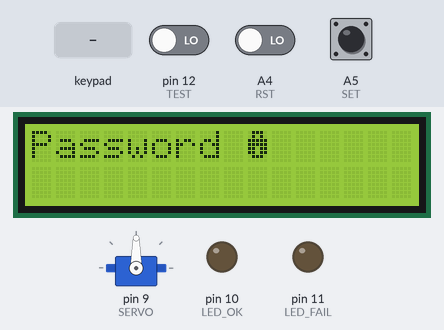
A sketch run on a simulated Arduino Uno, built with avr-gcc and run on an emulated ATmega328P. Parts: servo, 16×2 character LCD, output pins drawn as LEDs (lit = HIGH). Inputs (shaded band) come from the test bench; at power-on: A4 (RST) LOW, A5 (SET) LOW, pin 12 (TEST) LOW.

Above: at 1.2 s.
1.3 s: keypad keys 2 C 2 0 2 1 # pressed 0.4 s apart
At 4.4 s:
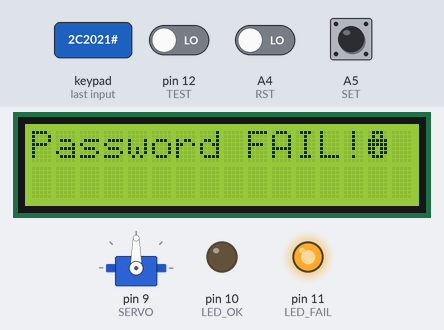
5.6 s: A4 (RST) driven HIGH
At 6.7 s:
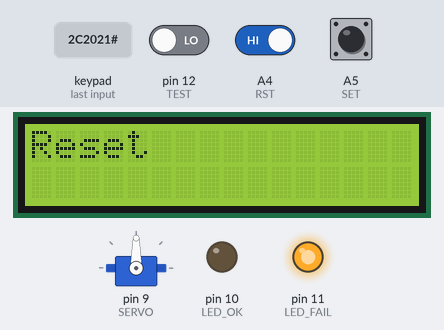
8.6 s: A5 (SET) pulled HIGH for 0.15 s
At 9.0 s:
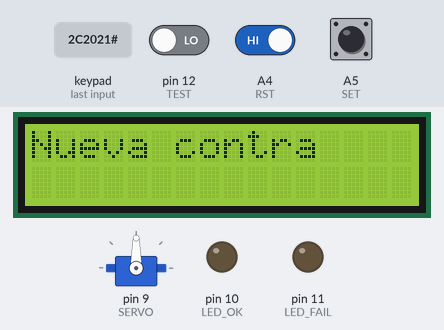
10.2 s: key 'A' pressed
At 11.4 s:
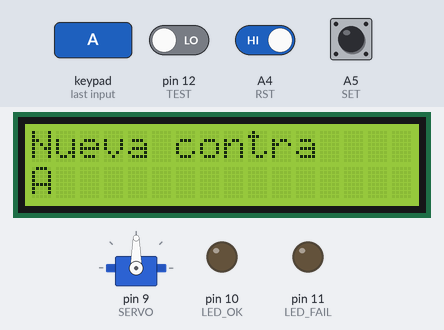
11.7 s: pin 12 (TEST) driven HIGH
At 12.5 s:
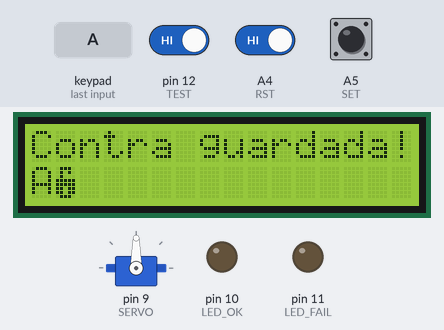
14.2 s: key 'B' pressed
At 15.6 s:
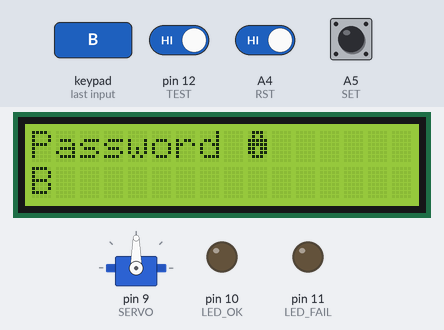
Timing chart, 0 to 16.7 s (numbered marks = the images above; inputs shaded):
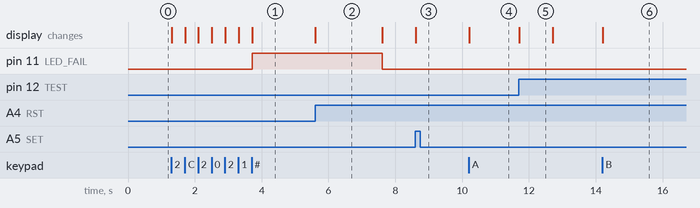

The sketch:

teclado_cerradura.ino
```cpp
/*
TP2 SPD 2022 Cerradura
Campos Alejo, Obregon Alex

Extras:
-Servo para simular pestillo de cerradura
-Tamaño dinamico de contraseña (respetando el maximo)
-Caracteres especiales de LCD
*/

#include <Keypad.h>
#include <LiquidCrystal.h>
#include <Servo.h>

//tamaño del teclado matricial
#define FILAS 4
#define COLUMNAS 4

//cantidad maxima de caracteres de la contraseña
#define MAX_CARACTER 7

//pines de los botones
#define TEST 12
#define RST A4
#define SET A5

//pin del servo y angulos de bloqueo y apertura
#define SERVO 9
#define LOCK_ON 90
#define LOCK_OFF 0

//pines de led
#define LED_OK 10
#define LED_FAIL 11


//***********************SETUP KEYPAD/Botones******************************
//declaracion e inicializacion del teclado matricial
char teclado[FILAS][COLUMNAS] = {
  {'1','2','3','A'},
  {'4','5','6','B'},
  {'7','8','9','C'},
  {'*','0','#','D'}
};

byte columnasPins[COLUMNAS] = {3,2,1,0};
byte filasPins[FILAS] = {7,6,5,4};
Keypad keypad = Keypad( makeKeymap(teclado), filasPins, columnasPins, FILAS, COLUMNAS );

//variables de estado previo de los botones
int botonTESTAntes=0;
int botonRSTAntes=0;
int botonSETAntes=0;

//***********************FIN SETUP KEYPAD******************************

//***********************SETUP LCD******************************
//inicializacion del display LCD
const int rs = 13, en = 8, d4 = A0, d5 = A1, d6 = A2, d7 = A3;
LiquidCrystal lcd(rs, en, d4, d5, d6, d7);

//Caracter especial cerradura cerrada
byte lockOn[8]=
{
  B01110,
    B01010,
    B11111,
    B11111,
    B11011,
    B11011,
    B01110,
    B00000,
};
//Caracter especial cerradura
byte lockOff[8]=
{
  B01110,
    B01010,
    B01000,
    B11111,
    B11111,
    B11011,
    B11011,
    B01110,
};

//***********************FIN SETUP LCD******************************


//***********************SETUP Servo******************************
Servo servoLock;

//***********************FIN SETUP Servo******************************

char contra[MAX_CARACTER + 1]= "2C2021";  //contra inicial
char contraIngresada[MAX_CARACTER + 1];   //contra ingresada por el usuario
int cont = 0;                             //contador de caracteres ingresados

unsigned long prevMillis=0;
bool flagPrincipal=0;
unsigned int duracion;


//paso una string de tamaño tam y lo inicializo en nulo
void initVector(char vec[], int tam);

//Pide al usuario ingresar ingresar una contraseña nueva hasta alcanzar el maximo de caracteres o hasta que se toque el boton de test
void ingresoNuevaContra(char aContra[], int tam);

//Funcion de cambio de contraseña actual por la contraseña pasada como parametro
void asignarContra(char nueva[], char actual[], int tam);

//Imprime si la contraseña ingresada coincide con la contraseña del sistema
void imprimirComparacion(char contraI[], int tam);

//borrado del display
void limpiarPantalla();

//imprime el titulo pasado como parametro junto con un caracter especial de ser requerido
//Y acomoda el cursor para nuevos ingresos
void imprimirTitulo(char *titulo, int cChar);

//Funcion que corrobora si el si pasó el tiempo pasado como parametro en milisegundos
//Si pasó un intervalo mayor o igual a dicho tiempo retorna 1, caso contrario devuelve 0
int intervalo(unsigned long *prev,unsigned int tiempo);

//Funcion que analiza el estado del boton y llama a la funcion de callback correspondiente
void estadoBoton(int *estadoPrevio,int *estadoActual, char* contra, int tam,void(*callback)(char*,int));

//funcion de callback del boton TEST
//Compara la contraseña ingresada e imprime el resultado y prepara el tiempo para intervalo()
//Y levanta la bandera principal
void funcionTEST(char contraI[],int tam);

//funcion de callback del boton RST
//Reinicializa el vector ingresado por el usuario (contra ingresada) y el resetea
//el contador de caracteres a 0
void funcionRST(char contraI[],int tam);


//funcion de callback del boton SET
//Le pide al usuario una nueva contraseña
void funcionSET(char contra[],int tam);

//***********************SETUP******************************
void setup(){
  pinMode(TEST, INPUT);
  pinMode(TEST, INPUT);
  pinMode(TEST, INPUT);

  pinMode(LED_OK, OUTPUT);
  pinMode(LED_FAIL, OUTPUT);

  servoLock.attach(SERVO);
  servoLock.write(LOCK_ON);

  initVector(contraIngresada, MAX_CARACTER + 1);

  lcd.begin(16,2);
  lcd.createChar(7,lockOn);
  lcd.createChar(8,lockOff);

  imprimirTitulo("Password ",7);
}
//***********************FIN SETUP******************************

//***********************LOOP******************************
void loop(){
  char tecla = keypad.getKey();

  int botonTESTAhora = digitalRead(TEST);
  int botonRSTAhora = digitalRead(RST);
  int botonSETAhora = digitalRead(SET);

  if(tecla)
  {
    lcd.setCursor(0,1);
    contraIngresada[cont] = tecla;
    lcd.print(contraIngresada);
    cont++;
  }

  estadoBoton(&botonTESTAntes, &botonTESTAhora, contraIngresada, MAX_CARACTER, funcionTEST);
  estadoBoton(&botonRSTAntes, &botonRSTAhora, contraIngresada, MAX_CARACTER, funcionRST);
  estadoBoton(&botonSETAntes, &botonSETAhora, contra, MAX_CARACTER, funcionSET);

  if(cont == MAX_CARACTER)
  {
    imprimirComparacion(contraIngresada, MAX_CARACTER);
    prevMillis=millis();
    duracion = 2000;
    flagPrincipal=1;
  }

  if(flagPrincipal)
  {
    if(intervalo(&prevMillis,duracion))
    {
      imprimirTitulo("Password ",7);
      flagPrincipal=0;
      digitalWrite(LED_OK,0);
      digitalWrite(LED_FAIL,0);
      servoLock.write(LOCK_ON);
    }
  }

  delay(5);
}

//***********************FIN LOOP******************************


void imprimirComparacion(char contraI[], int tam)
{
  limpiarPantalla();
  int comContra=strcmp(contraI,contra);
  if(comContra)
  {

    lcd.print("Password FAIL!");
    lcd.write(7);

    digitalWrite(LED_FAIL,1);
  }
  else
  {

    lcd.print("Password OK!");
    lcd.write(8);
    digitalWrite(LED_OK,1);
    servoLock.write(LOCK_OFF);
  }
  lcd.setCursor(0,1);
  cont = 0;
  initVector(contraI, tam + 1);
}

void initVector(char vec[], int tam)
{
  for(int i = 0; i < tam; i++)
  {
    vec[i] = '\0';
  }
}


void ingresoNuevaContra(char aContra[], int tam)
{
  char tecla = '\0';
  char nContra[tam + 1];
  int setFlag = 1;

  initVector(nContra, tam + 1);

  for(int i = 0; i < tam && setFlag; i++)
  {
    while(!tecla && setFlag)
    {
      tecla = keypad.getKey();

      if(digitalRead(TEST) && i>0)
      {
        setFlag = 0;
        botonTESTAntes=1;
      }
    }

    nContra[i] = tecla;
    lcd.print(tecla);
    tecla = '\0';
  }
  lcd.setCursor(0,0);
  lcd.print("Contra guardada!");
  asignarContra(nContra, aContra, tam);
}

void asignarContra(char nueva[], char actual[], int tam)
{
  initVector(actual, tam + 1);

  for(int i = 0; i < tam; i++)
  {
    actual[i] = nueva[i];
  }
}


void limpiarPantalla()
{
  lcd.clear();
  lcd.setCursor(0,0);
}

void imprimirTitulo(char *titulo, int cChar)
{
  limpiarPantalla();
  lcd.print(titulo);
  if(cChar)
  {
    lcd.write(cChar);
  }
  lcd.setCursor(0,1);
}

int intervalo(unsigned long *prev,unsigned int tiempo)
{
  unsigned long actual=millis();
  if(actual-*prev>=tiempo)
  {
    *prev=actual;
    return 1;
  }
  return 0;
}

void estadoBoton(int *estadoPrevio,int *estadoActual, char* contra, int tam,void(*callback)(char*,int))
{
  if(*estadoPrevio == 0&& *estadoActual == 1)
  {
    callback(contra,tam);
  }

  *estadoPrevio = *estadoActual;
  return 0;
}


void funcionTEST(char contraI[],int tam)
{
  imprimirTitulo("Test Pass",0);
    imprimirComparacion(contraI, tam);
    prevMillis=millis();
    duracion = 2000;
    flagPrincipal = 1;
}

void funcionRST(char contraI[],int tam)
{
  imprimirTitulo("Reset",0);
    initVector(contraI, tam);
    cont=0;
    prevMillis=millis();
    duracion = 2000;
    flagPrincipal = 1;
}

void funcionSET(char contra[],int tam)
{
  imprimirTitulo("Nueva contra",0);
    ingresoNuevaContra(contra, tam);
    prevMillis=millis();
    duracion = 1000;
    flagPrincipal = 1;
}
```

Measured:
- after the input at 1.3 s, pin 11 (LED_FAIL): LOW → HIGH after 2.4 s; the display: first changes at once (image 1 shows a later state)
- after the input at 5.6 s, pin 11 (LED_FAIL): HIGH → LOW after 2.0 s instead of 0.12 s; the display: changes at once (image 2)
- after the input at 8.6 s, the display: changes at once (image 3)
- after the input at 10.2 s, the display: changes at once (image 4)
- after the input at 11.7 s, the display: changes at once (image 5)
- after the input at 14.2 s, the display: changes at once (image 6)
- what the display in image 2 shows lasts 2.0 s, from 5.6 s to 7.6 s
